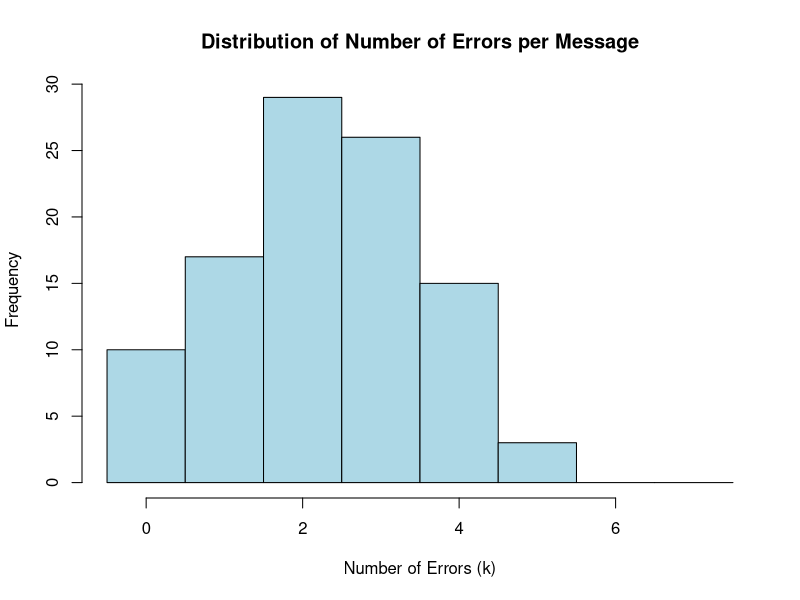
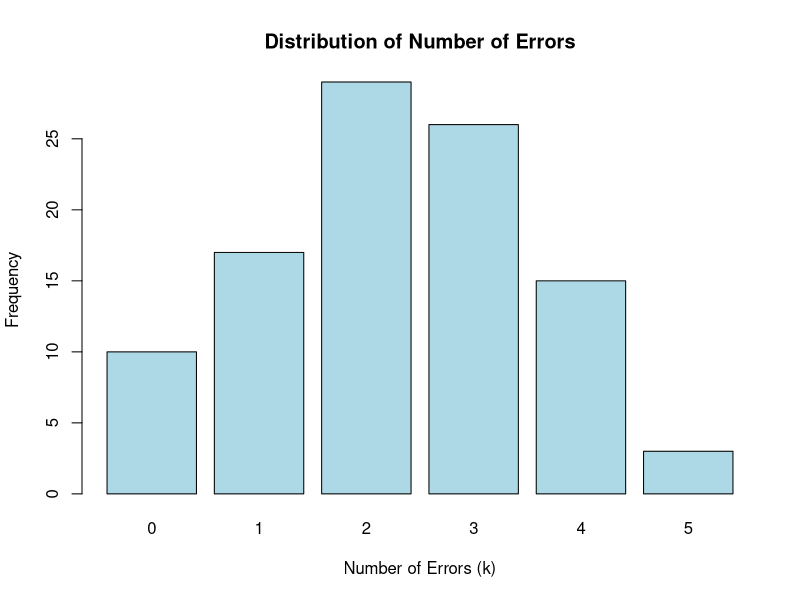
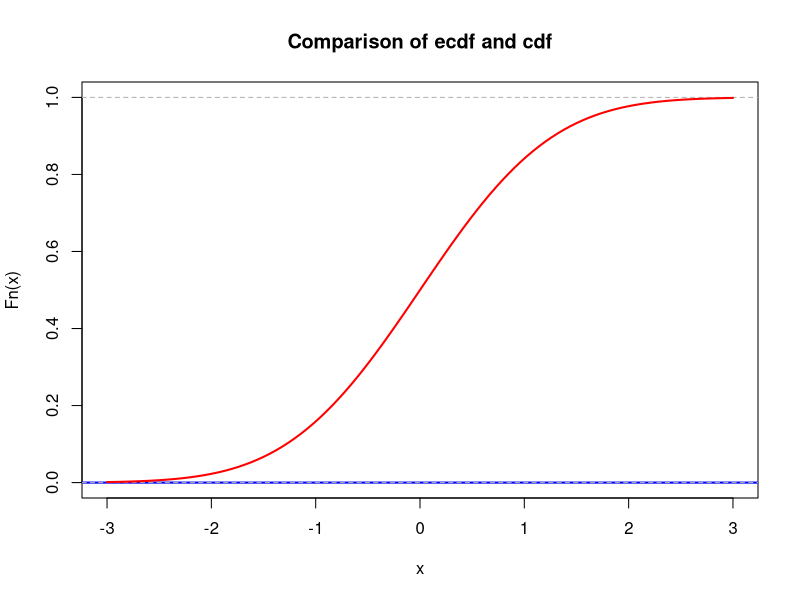
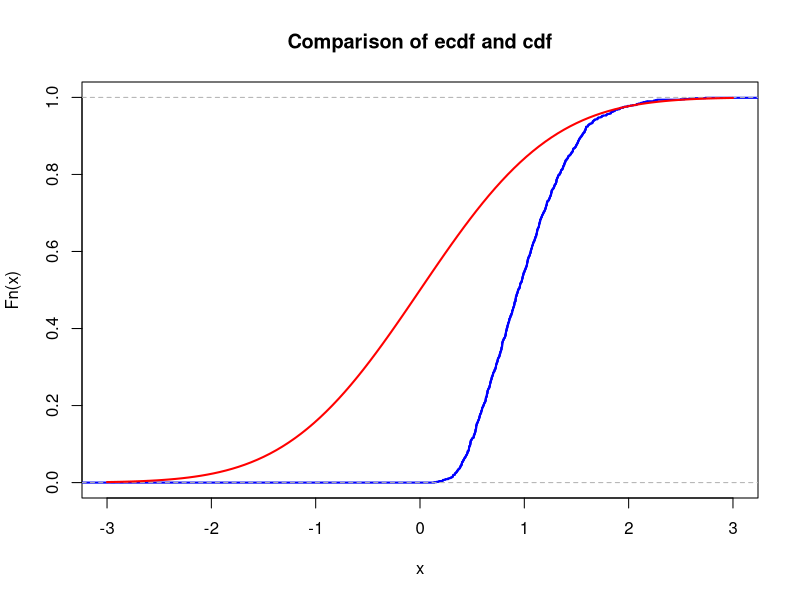
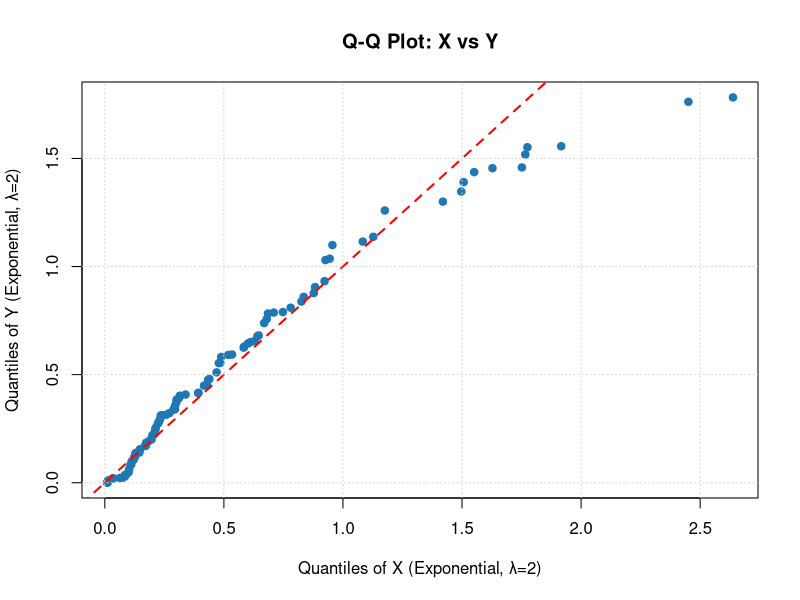
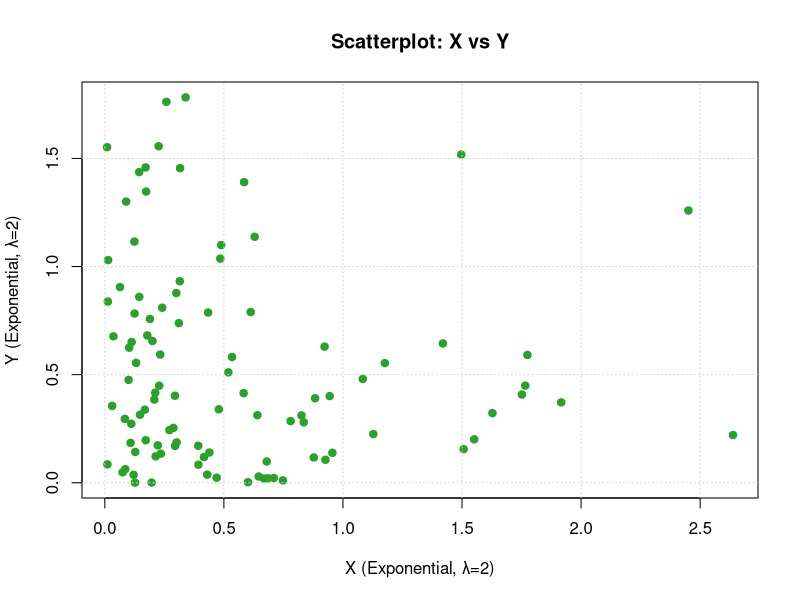
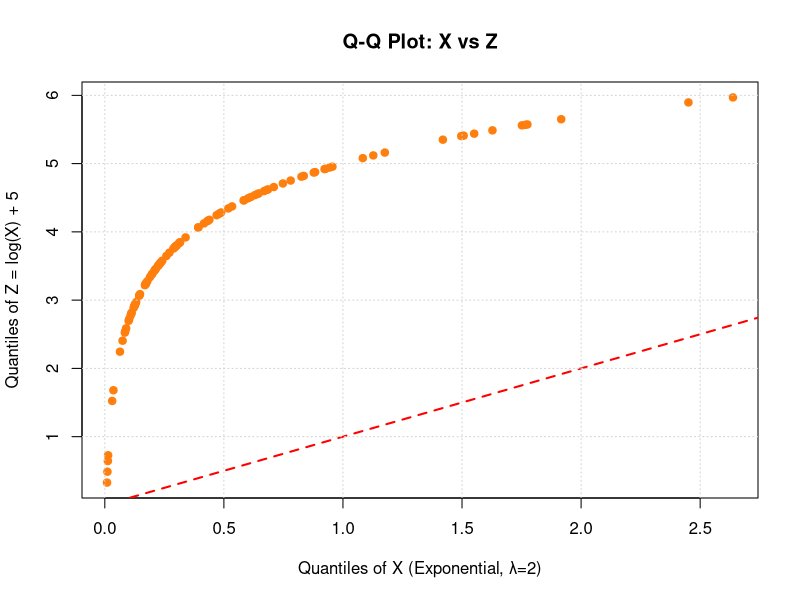
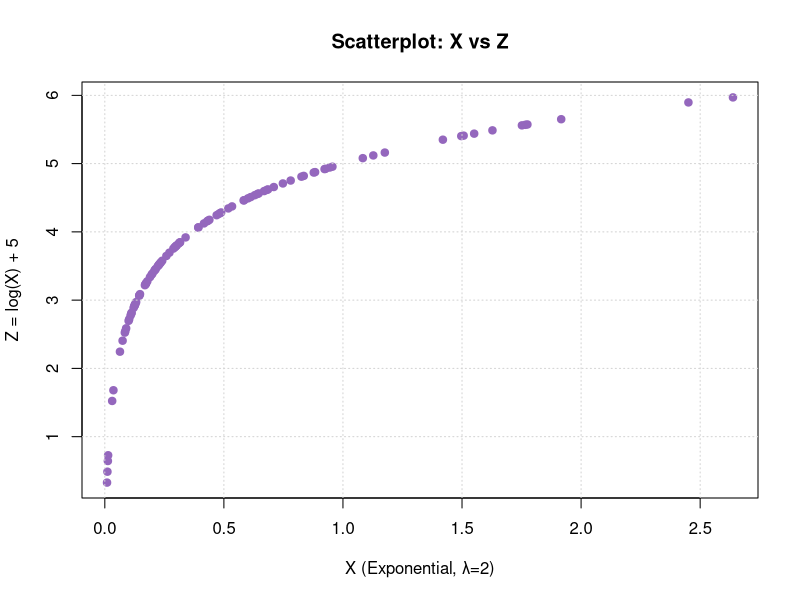

The R script that drew these images, in order:
## ---- chunk 1
id <- 31
set.seed(31)
## ---- chunk 2
p <- id / 100
N <- 100
p_star <- (1 - p)^7 + 7 * p * (1 - p)^6


# Matrices G and H
G <- matrix(c(1, 1, 1, 0, 0, 0, 0,
		1, 0, 0, 1, 1, 0, 0,
		0, 1, 0, 1, 0, 1, 0,
		1, 1, 0, 1, 0, 0, 1), nrow = 4, byrow = TRUE)
H <- t(matrix(c(1, 0, 1, 0, 1, 0, 1,
		0, 1, 1, 0, 0, 1, 1,
		0, 0, 0, 1, 1, 1, 1), nrow = 3, byrow = TRUE))
cat("The matrix G is: \n")
G
cat("The matrix H is: \n")
H
cat("The product GH must be zero: \n")
(G%*%H) %%2
## ---- chunk 3
# Generate N messages
message_generator <- function(N) {
  matrix(sample(c(0, 1), 4 * N, replace = TRUE), nrow = N)
}

messages <- message_generator(N)
codewords <- (messages %*% G) %% 2
## ---- chunk 4
# Generate errors
errors <- matrix(rbinom(N * 7, size = 1, prob = p), nrow = N)

# Apply errors to codewords to get received messages
# XOR operation
received <- (codewords + errors) %% 2
## ---- chunk 5
# Calculate syndrome vector
syndrome_vector <- (received %*% H) %% 2

# Function to convert syndrome (3 bits) to error position (1-7)
decode_syndrome <- function(syndrome) {
    syndrome[1] + 2 * syndrome[2] + 4 * syndrome[3]
}

corrected <- received

for (i in 1:N) {
    # Find which bit position has error
    error_idx <- decode_syndrome(syndrome_vector[i, ])

    # If error is in position 1-7, flip bit
    if (error_idx > 0 && error_idx <= 7) {
        corrected[i, error_idx] <- (corrected[i, error_idx] + 1) %% 2
    }
}

# Extract the original 4-bit message
decoded <- corrected[, c(3, 5, 6, 7)]

# Check which messages were transmitted correctly
success <- apply(decoded == messages, 1, all)

# Estimate probability of correct transmission
p_hat <- mean(success)

p_star
p_hat
## ---- chunk 6
# Calculate standard error
standard_error <- sd(success) / sqrt(N)

# For 95% confidence interval we use z = 1.96
# This comes from the normal distribution: P(-1.96 < Z < 1.96) = 0.95
z_score <- qnorm(0.975)  # 0.975 because we want 2.5% in each tail

# Calculate margin of error
epsilon <- z_score * standard_error

# Confidence interval bounds
ci_lower <- p_hat - epsilon
ci_upper <- p_hat + epsilon

cat("95% Confidence Interval: [", ci_lower, ",", ci_upper, "]\n")
cat("Margin of error (ε):", epsilon, "\n")
## ---- chunk 7
# For epsilon <= 0.03
epsilon_target <- 0.03

sigma_estimate <- sd(success)

N_required <- ceiling((z_score * sigma_estimate / epsilon_target) ^ 2)

N_required
## ---- chunk 8
# Count how many bits were corrupted in each message
num_errors <- rowSums(errors)

# Histogram
hist(num_errors,
     breaks = seq(-0.5, 7.5, by = 1),
     main = "Distribution of Number of Errors per Message",
     xlab = "Number of Errors (k)",
     ylab = "Frequency",
     col = "lightblue",
     right = FALSE)

# Bar plot
error_counts <- table(num_errors)
barplot(error_counts,
        main = "Distribution of Number of Errors",
        xlab = "Number of Errors (k)",
        ylab = "Frequency",
        col = "lightblue")
## ---- chunk 9
lambda <- 1  # change this!
N <- 100     # change this!
mu <- N * lambda
K <- 1e3
n <- 5
sample_means <- colMeans(matrix(rpois(n*K, lambda = mu), nrow=n))
## ---- chunk 10
mu <- 0       # change this!
sigma <- 1    # change this!
## ---- chunk 11
xlims <- c(mu-3*sigma,mu+3*sigma)
Fs <- ecdf(sample_means)
plot(Fs,
     xlim = xlims,
     ylim = c(0,1),
     col = "blue",
     lwd = 2,
     main = "Comparison of ecdf and cdf")
curve(pnorm(x, mean = mu, sd = sigma), col = "red", lwd = 2, add = TRUE)
## ---- chunk 12
nu1 <- 1  # change this!
K <- 1e3
n <- 5
sample_means <- colMeans(matrix(rexp(n*K, rate = nu1), nrow=n))
## ---- chunk 13
mu <- 0       # change this!
sigma <- 1    # change this!
## ---- chunk 14
xlims <- c(mu-3*sigma,mu+3*sigma)
Fs <- ecdf(sample_means)
plot(Fs,
     xlim = xlims,
     col = "blue",
     lwd = 2,
     main = "Comparison of ecdf and cdf")
curve(pnorm(x, mean = mu, sd = sigma), col = "red", lwd = 2, add = TRUE)
## ---- chunk 15
# Set parameters
mu <- id
sigma <- sqrt(id * 2 + 7)
N <- 100

# Generate random variables
X <- rnorm(N, mean = mu, sd = sigma)
Y <- 1 / X

# Calculate values
value1 <- 1 / mean(X)
value2 <- mean(Y)

value1
value2
## ---- chunk 16
# Set parameters
lambda <- 2

# Generate random variables
X <- rexp(N, rate = lambda)
Y <- rexp(N, rate = lambda)
Z <- log(X) + 5

# Q-Q Plot: X vs Y
qqplot(X, Y,
       main = "Q-Q Plot: X vs Y",
       xlab = "Quantiles of X (Exponential, λ=2)",
       ylab = "Quantiles of Y (Exponential, λ=2)",
       pch = 19, col = "#1f77b4")
abline(0, 1, col = "red", lwd = 2, lty = 2) # Intercept = 0, Slope = 1 (x = y)
grid()

# Scatterplot: X vs Y
plot(X, Y,
     main = "Scatterplot: X vs Y",
     xlab = "X (Exponential, λ=2)",
     ylab = "Y (Exponential, λ=2)",
     pch = 19, col = "#2ca02c")
grid()

# Q-Q Plot: X vs Z
qqplot(X, Z,
       main = "Q-Q Plot: X vs Z",
       xlab = "Quantiles of X (Exponential, λ=2)",
       ylab = "Quantiles of Z = log(X) + 5",
       pch = 19, col = "#ff7f0e")
abline(0, 1, col = "red", lwd = 2, lty = 2) # Intercept = 0, Slope = 1 (x = y)
grid()

# Scatterplot: X vs Z
plot(X, Z,
     main = "Scatterplot: X vs Z",
     xlab = "X (Exponential, λ=2)",
     ylab = "Z = log(X) + 5",
     pch = 19, col = "#9467bd")
grid()
## ---- chunk 17
# Set parameters
n_tosses <- 3
p_head <- 0.5
N <- 100

# Generate random variable
X <- rbinom(N, size = n_tosses, prob = p_head)

# Calculate values
sample_mean_X <- mean(X)
sample_var_X <- var(X)

# Calculate theoretical values
# E(X) = n * p
# Var(X) = n * p * (1 - p)
theoretical_mean_X <- n_tosses * p_head
theoretical_var_X <- n_tosses * p_head * (1 - p_head)

sample_mean_X
sample_var_X
theoretical_mean_X
theoretical_var_X
## ---- chunk 18
# Generate random variable
Y <- 0.5 * X - 1

# Calculate values
sample_mean_Y <- mean(Y)
sample_var_Y <- var(Y)

# Calculate theoretical values
# E(aX + b) = aE(X) + b
# Var(aX + b) = a^2Var(X)
a <- 0.5
b <- -1

theoretical_mean_Y <- a * theoretical_mean_X + b
theoretical_var_Y <- a^2 * theoretical_var_X

sample_mean_Y
sample_var_Y
theoretical_mean_Y
theoretical_var_Y
